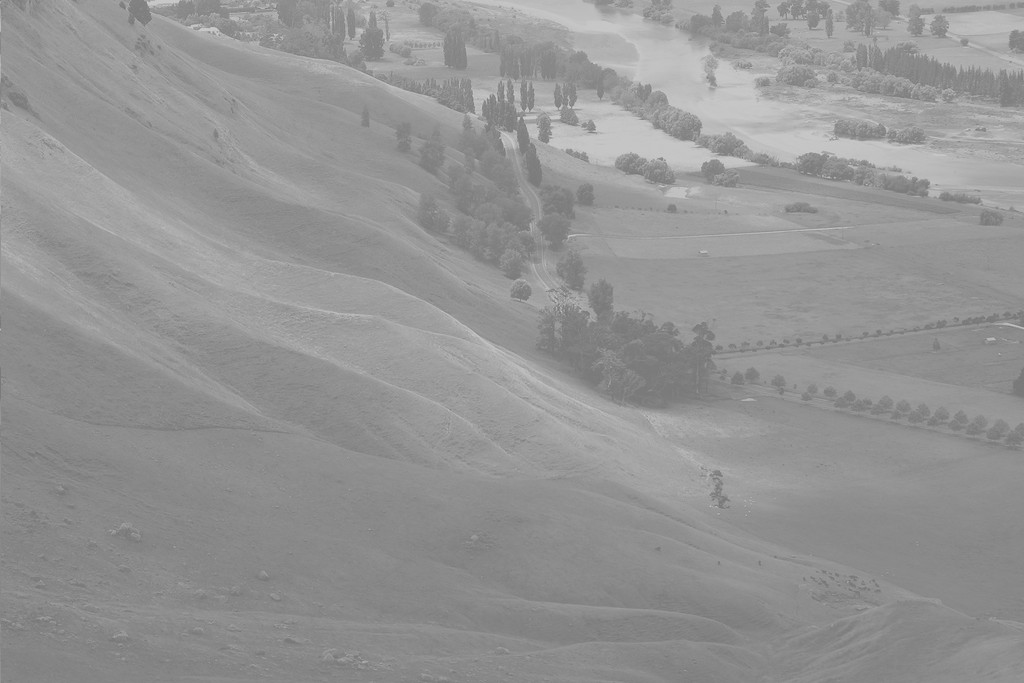
#> input picture OpenCVSample/lab1/test.png, 1024 x 683 px
$ python part1.py
#> lines starting #> are read from the running program, lines starting #| are printed output that depends on the picture
import numpy as np
import cv2
from matplotlib import pyplot as plt
import matplotlib.image as mpimg

img = cv2.imread('test.png',0)
#> img is the input picture: shape (683, 1024); min 114, max 208, mean 148

histList = np.zeros(256)
h,w = len(img),len(img[0])  # h -> height; w -> width
#> h = 683; w = 1024

for line in img:
  for episode in line:
    histList[episode] += 1
#> after the loop, histList = 256 values, max 28701 at index 137, min 0 at index 0, mean 2732


plt.subplot(1,3,1)
imgtwo=mpimg.imread('test.png')
#> imgtwo: shape (683, 1024, 3) float32; min 0.447, max 0.816, mean 0.58
plt.title('Original Picture')
plt.imshow(imgtwo)

plt.subplot(1,3,2)
histgram = cv2.calcHist([img],[0],None,[256],[0,256])
#> histgram has the same summary as histList
plt.plot(histgram)
plt.xlim([0,256])
plt.title('Histogram Using Build-in Function')
plt.ylabel('h(i)')

plt.subplot(1,3,3)
plt.plot(histList)
plt.title('Histogram Using My Method')
plt.ylabel('h(i)')

plt.show()
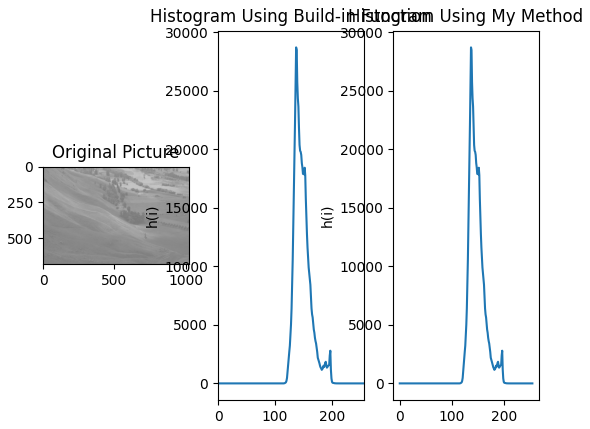
#> figure drawn by matplotlib, 3 panels; panel 2: curve peaks at x = 137, y = 28701; panel 3: curve peaks at x = 137, y = 28701
